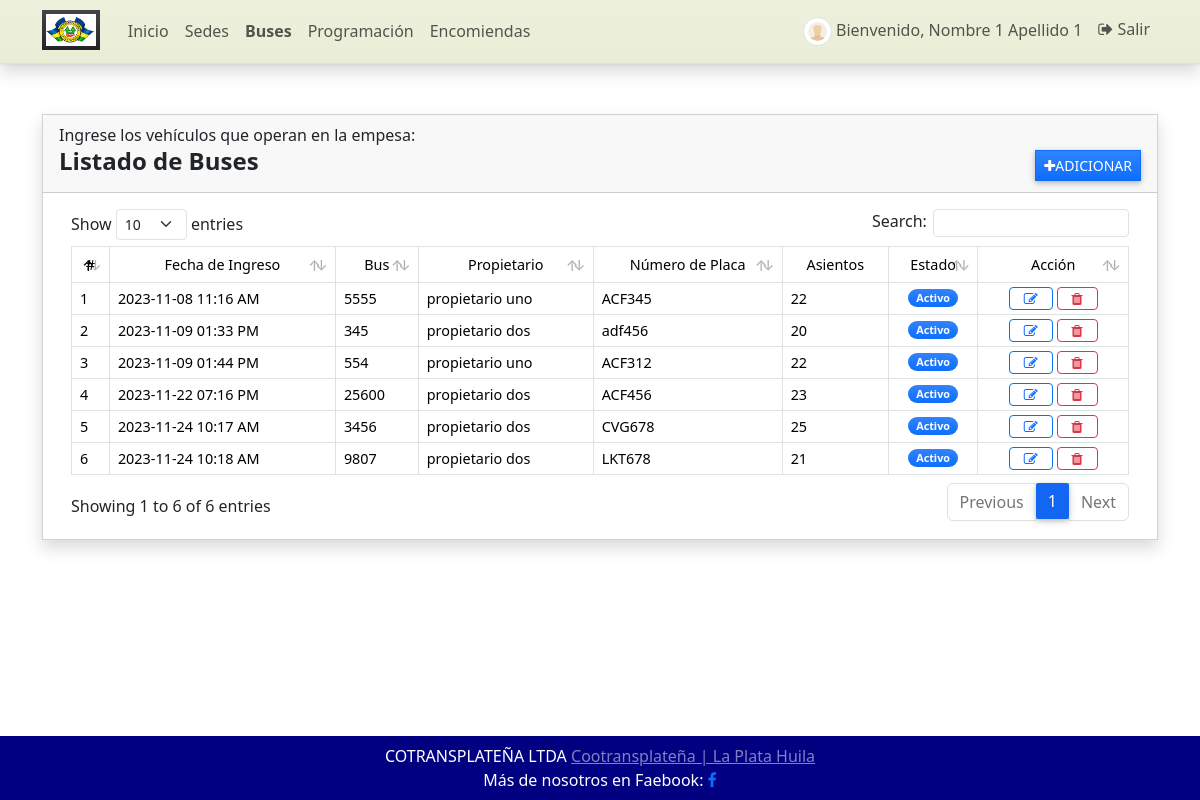
The app's page /bus (signed in), older data.
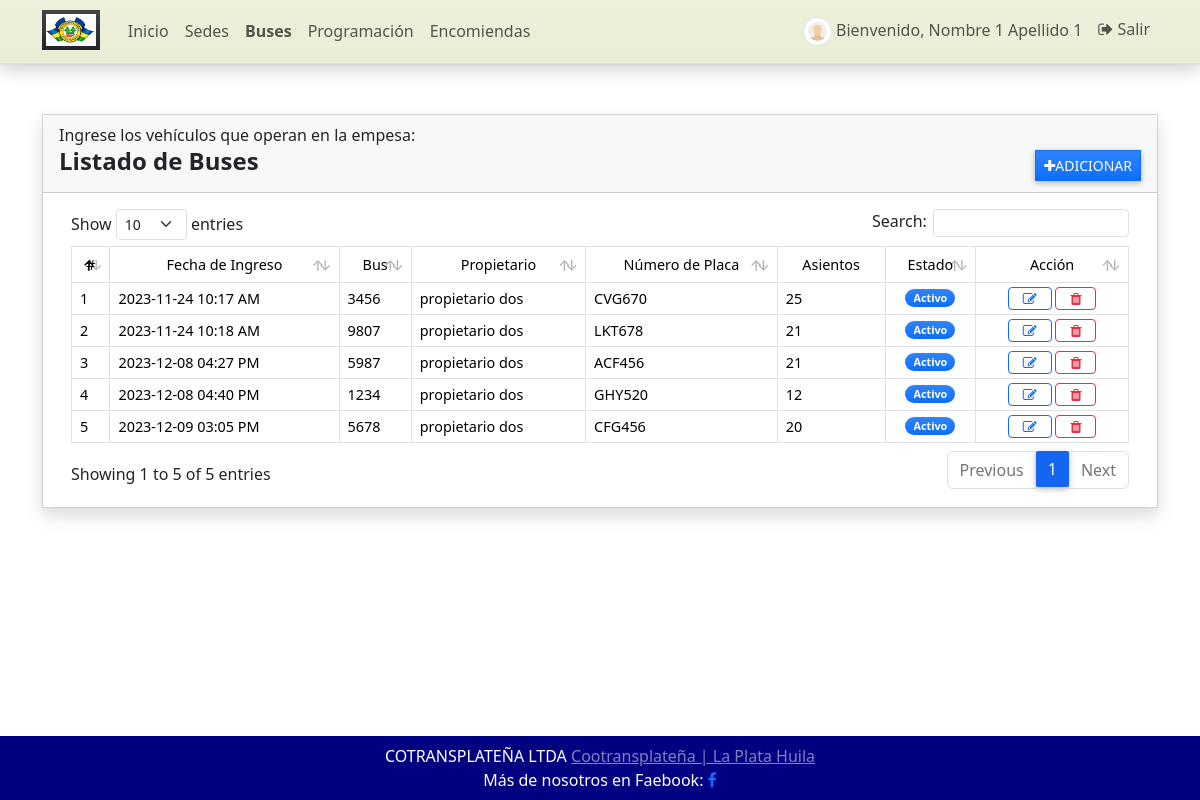
The same page, newer data.
### GestorApp/models.py (models this page shows)
class Bus(models.Model):
    propietario = models.ForeignKey(Propietario, on_delete=models.CASCADE, blank=True, null=True)
    numero_bus = models.CharField(max_length=5)
    placa_bus = models.CharField(max_length=8)
    asientos = models.PositiveIntegerField(default=0, validators=[MinValueValidator(1), MaxValueValidator(50)])
    estado = models.CharField(max_length=2, choices=(('1', 'Activo'), ('2', 'Inactivo'), ), default=1)
    fecha_creado = models.DateTimeField(default=timezone.now)
    fecha_actualizado = models.DateTimeField(auto_now=True)
    class Meta:
        verbose_name_plural = 'Buses'
    def __str__(self):
        return self.numero_bus

class Propietario(models.Model):
    propietario = models.CharField(max_length=100)
    documento = models.CharField(max_length=12)
    estado = models.CharField(max_length=2, choices=(('1', 'Activo'), ('2', 'Inactivo')), default=1)
    def __str__(self):
        return str(self.propietario)
    class Meta:
        verbose_name_plural = 'Propietarios'

### GestorApp/views.py (the view)
# urls.py: path('bus', views.bus, name='bus-pagina'),
@login_required
def bus(request: HttpRequest):
    context['page_title'] = "Buses"
    buses = Bus.objects.all()
    context['buses'] = buses
    return render(request, 'bus.html', context)

### GestorApp/forms.py
class ActualizarContrasena(PasswordChangeForm):
    old_password = forms.CharField(
        widget=forms.PasswordInput(attrs={'class': 'form-control form-control-sm rounded-0'}),
        label="Contraseña Anterior")
    new_password1 = forms.CharField(
        widget=forms.PasswordInput(attrs={'class': 'form-control form-control-sm rounded-0'}),
        label="Nueva Constraseña")
    new_password2 = forms.CharField(
        widget=forms.PasswordInput(attrs={'class': 'form-control form-control-sm rounded-0'}),
        label="Confirmar Nueva Contraseña")
    class Meta:
        model = User
        fields = ('old_password', 'new_password1', 'new_password2')

### GestorApp/templates/bus.html (shortened to what this page needs)
{% extends 'base.html' %}
{% load humanize %}
{% load customfilter %}
{% block Contenido %}
<div class="col-lg-12 col-md-12 col-sm-12 col-xs-12">
    <div class="card card-default rounded-0 shadow">
        <div class="card-header">
              <h7>Ingrese los vehículos que operan en la empesa:</h7>
            <div class="d-flex w-100 align-items-center justify-content-between">
                <h4 class="card-title fw-bold">Listado de Buses</h4>
                <div class="tools">
                    <button type="button" class="btn btn-primary rounded-0 bg-gradient btn-sm" id='adiccion'><i class="fa fa-plus"></i>Adicionar</button>
                </div>
            </div>
        </div>
        <div class="card-body">
            <div class="container-fluid">
                <table class="table table-bordered" id="bus-lista">
                    <thead>
                        <tr class="bg-gradient bg-secondary bg-opacity-50 text-light">
                            <th class="px-2 py-2 text-center">#</th>
                            <th class="px-2 py-2 text-center">Fecha de Ingreso</th>
                            <th class="px-2 py-2 text-center">Bus </th>
                            <th class="px-2 py-2 text-center">Propietario</th>
                            <th class="px-2 py-2 text-center">Número de Placa</th>
                            <th class="px-2 py-2 text-center">Asientos</th>
                            <th class="px-2 py-2 text-center">Estado</th>
                            <th class="px-2 py-2 text-center">Acción</th>
                        </tr>
                    </thead>
                    <tbody>
                        {% for bus in buses %}
                        <tr>
                            <td class="px-2 py-1 align-middle">{{ forloop.counter }}</td>
                            <td class="px-2 py-1 align-middle">{{ bus.fecha_creado|date:"Y-m-d h:i A" }}</td>
                            <td class="px-2 py-1 align-middle">{{ bus }}</td>
                           <td class="px-2 py-1 align-middle">{{ bus.propietario }}</td>
                            <td class="px-2 py-1 align-middle">{{ bus.placa_bus }}</td>
                            <td class="px-2 py-1 align-middle">{{ bus.asientos }}</td>
                            <td class="px-1 py-1 align-middle text-center">
                                {% if bus.estado == '1' %}
                                <span class="badge bg-primary bg-gradient rounded-pill px-2">Activo</span> {% else %}
                                <span class="badge bg-secondary bg-gradient rounded-pill px-2">Inactivo</span> {% endif %}
                            </td>
                            <td class="px-2 py-1 align-middle text-center">
                                <a class="btn btn-outline-primary btn-sm edit-data" href="javascript:void(0)" data-id="{{ bus.pk }}" title="Editar">
                                    <i class="fa fa-edit"></i>
                                </a>
                                <button class="btn btn-outline-danger btn-sm delete-data" type="button" data-id="{{ bus.pk }}" title="Eliminar">
                                    <i class="fa fa-trash"></i>
                                </button>
                            </td>
                        </tr>
                        {% endfor %}
                    </tbody>
                </table>
            </div>
        </div>
    </div>
</div>
{% endblock Contenido %}

Row changes from the older to the newer data that the page shows:
removed Bus: fecha_creado "2023-11-08 11:16 AM", numero_bus "5555", propietario "propietario uno", placa_bus "ACF345", asientos "22", estado "Activo"
removed Bus: fecha_creado "2023-11-09 01:33 PM", numero_bus "345", propietario "propietario dos", placa_bus "adf456", asientos "20", estado "Activo"
removed Bus: fecha_creado "2023-11-09 01:44 PM", numero_bus "554", propietario "propietario uno", placa_bus "ACF312", asientos "22", estado "Activo"
removed Bus: fecha_creado "2023-11-22 07:16 PM", numero_bus "25600", propietario "propietario dos", placa_bus "ACF456", asientos "23", estado "Activo"
changed Bus: placa_bus "CVG678" → "CVG670"
added Bus: fecha_creado "2023-12-08 04:27 PM", numero_bus "5987", propietario "propietario dos", placa_bus "ACF456", asientos "21", estado "Activo"
added Bus: fecha_creado "2023-12-08 04:40 PM", numero_bus "1234", propietario "propietario dos", placa_bus "GHY520", asientos "12", estado "Activo"
added Bus: fecha_creado "2023-12-09 03:05 PM", numero_bus "5678", propietario "propietario dos", placa_bus "CFG456", asientos "20", estado "Activo"
Text that changed along with them:
text written by a page script: "Show entries Search: Showing 1 to 6 of 6 entries Previous 1 Next" → "Show entries Search: Showing 1 to 5 of 5 entries Previous 1 Next"
